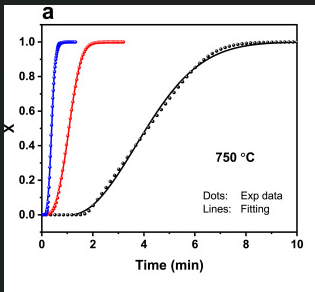
#> input picture images/test_graph.png, 315 x 292 px, found by its file name
$ python make_bad_result.py
#> lines starting #> are read from the running program, lines starting #| are printed output that depends on the picture; after the words box and inside, x2 and y2 are one past the last pixel; in counts of white or black regions, pixels touching at a corner belong together
import cv2
import matplotlib.pyplot as plt
import numpy as np

img = cv2.imread("images/test_graph.png")
#> img is the input picture: shape (292, 315, 3); mean B, G, R 236.6, 235.6, 236.7
hsv = cv2.cvtColor(img, cv2.COLOR_BGR2HSV)
#> hsv: shape (292, 315, 3); mean H, S, V 6.3, 3.6, 238
mask = (hsv[:,:,1] > 50) & (hsv[:,:,2] > 50)
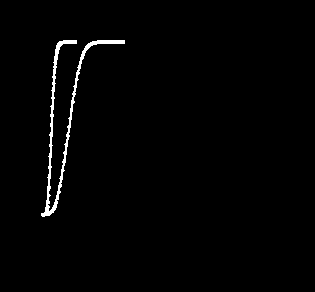
#> mask: shape (292, 315) bool; 1.3% white; 1 white region, box (x1, y1, x2, y2) and area: (41, 40, 125, 217) 1230
coords = np.column_stack(np.where(mask))
#> coords = 1230 pairs, first value 40 to 216, second value 41 to 124

# Sort by x
coords = coords[coords[:,1].argsort()]

plt.figure(figsize=(6,4))
plt.imshow(cv2.cvtColor(img, cv2.COLOR_BGR2RGB))
plt.axis('off')
plt.title("test_graph.png - Image originale")
plt.savefig("data/bad_result_original.png", dpi=100)
plt.close()

plt.figure(figsize=(6,4))
# Plot all colored pixels as a single line
plt.plot(coords[:,1], coords[:,0], color='black')
plt.gca().invert_yaxis()
plt.title("Nuage de points indifférencié (Toutes courbes confondues)")
plt.savefig("data/bad_result_mixed.png", dpi=100)
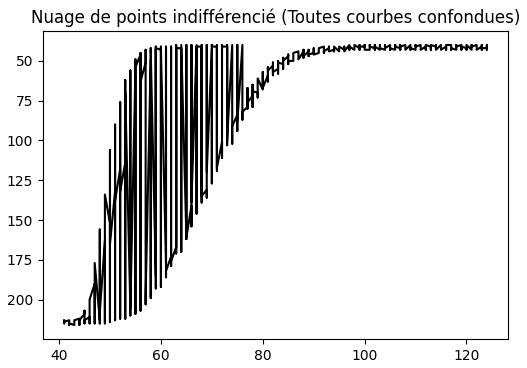
#> figure drawn by matplotlib, 1 panel
plt.close()

print("Bad results generated.")
